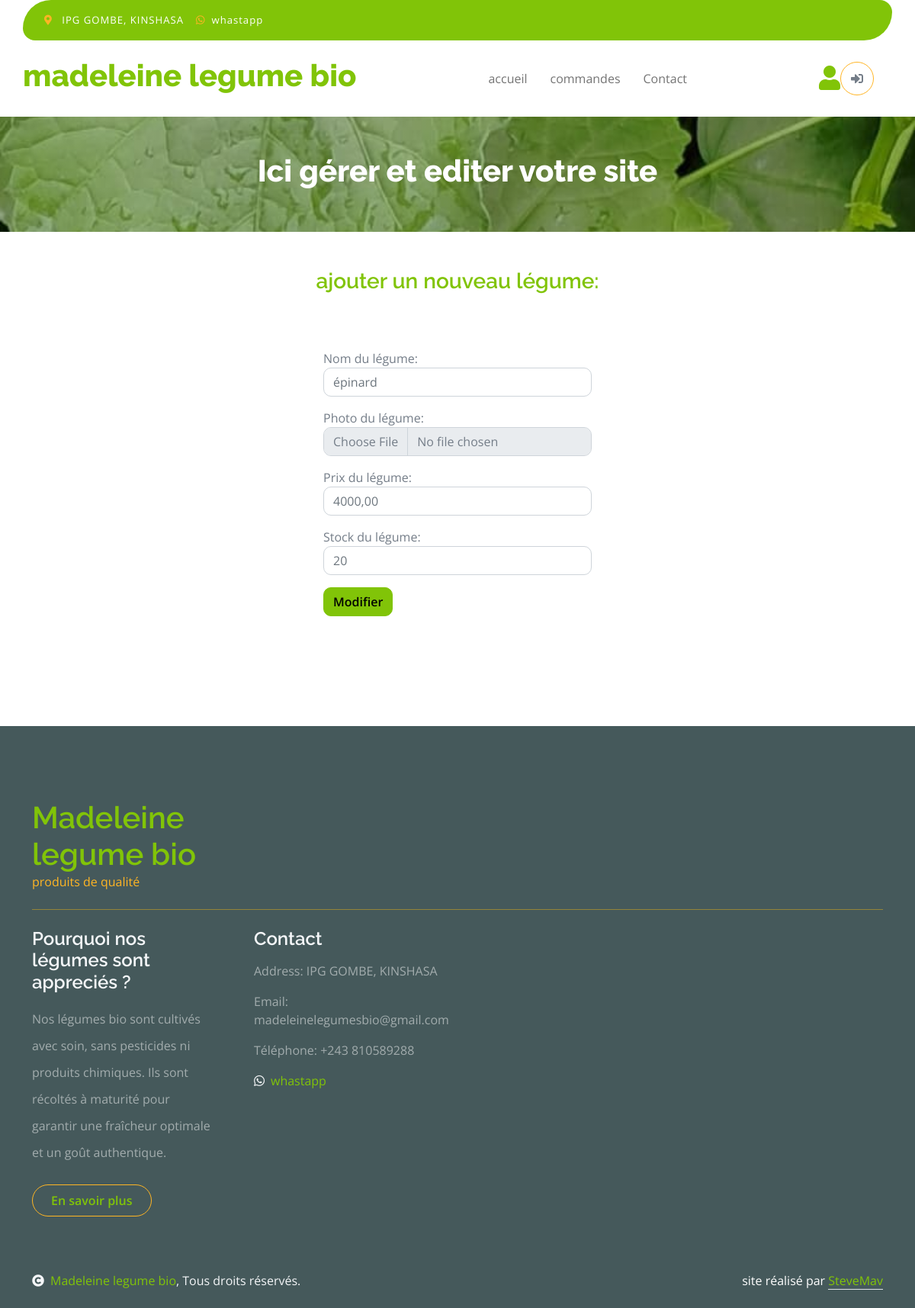
/accounts/editvegetable/1/, run on an earlier commit of the app's database.
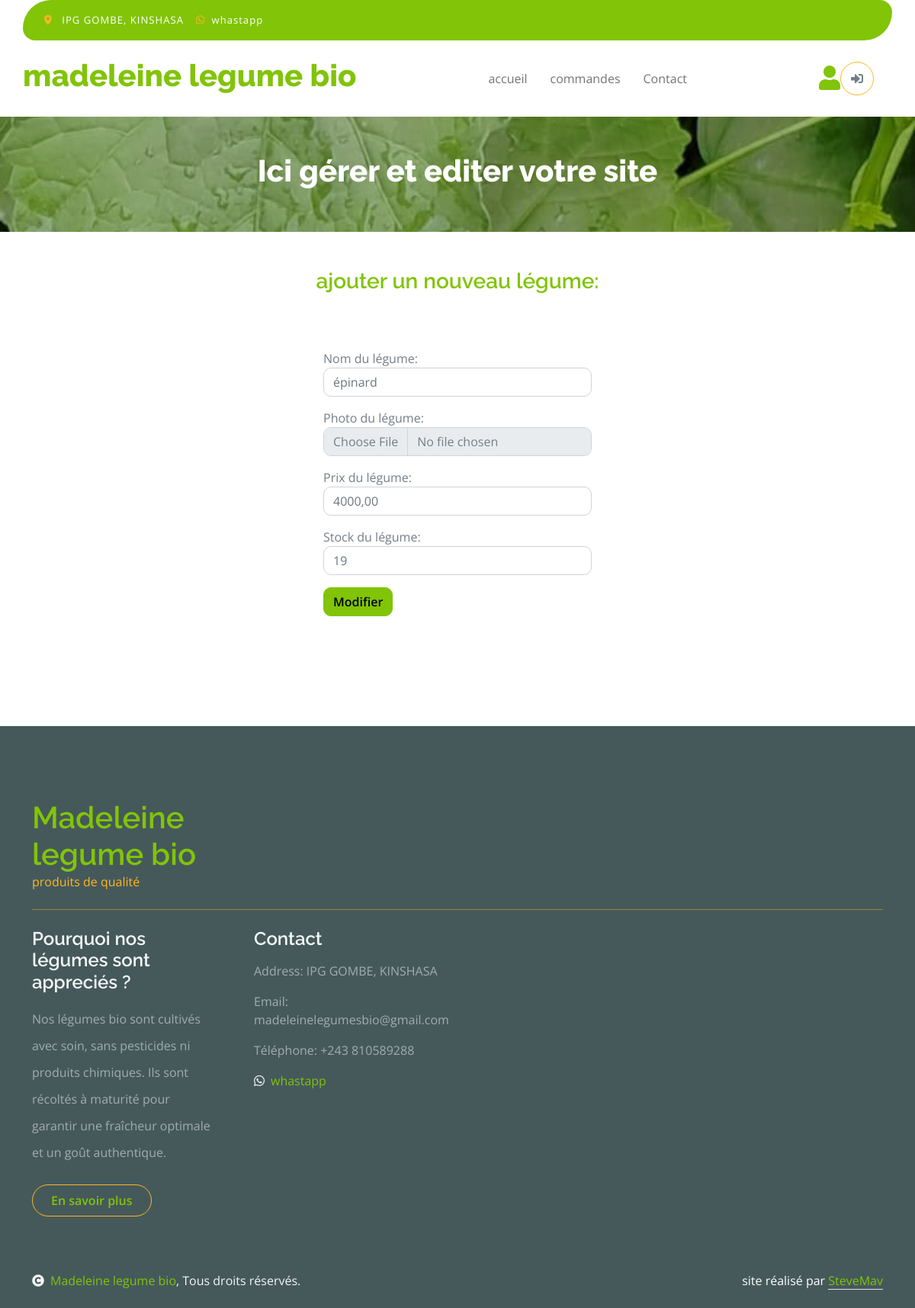
And on a later commit of the database.
### vegetable_shop/models.py (models this page shows, shortened)
class Vegetable(models.Model):
       name = models.CharField(max_length=100)
       description = models.TextField()
       picture = models.ImageField(upload_to='pictures', blank=True)
       price = models.DecimalField(max_digits=10, decimal_places=2)
       stock = models.IntegerField()
       date_add = models.DateTimeField(auto_now_add=True)

### accounts/views.py (the view, shortened to what this page needs)
# urls.py: path('editvegetable/<int:vegetable_id>/', views.edit_vegetable, name='edit_vegetable'),
def edit_vegetable(request, vegetable_id):
    vegetable = get_object_or_404(Vegetable, id=vegetable_id)
    total_commands = Command.objects.filter(statut='En cours').count()
    return render(request, 'accounts/edit_vegetable.html', {'vegetable': vegetable, 'total_commands': total_commands})

### accounts/templates/accounts/edit_vegetable.html (shortened to what the changed rows need)
{% load static %}
<!DOCTYPE html>
<html lang="en">
    <head>
        <link rel="stylesheet" href="https://use.fontawesome.com/releases/v5.15.4/css/all.css"/>
        <link href="https://cdn.jsdelivr.net/npm/bootstrap-icons@1.4.1/font/bootstrap-icons.css" rel="stylesheet">
        <link href="https://cdnjs.cloudflare.com/ajax/libs/animate.css/4.1.1/animate.min.css" rel="stylesheet">
        <link href="https://unpkg.com/aos@2.3.1/dist/aos.css" rel="stylesheet">
        <link href="{% static 'css/bootstrap.min.css' %}" rel="stylesheet">
        <link href="{% static 'css/style.css' %}" rel="stylesheet">
    </head>
    <body>
        <div class="container-fluid fixed-top">
            <div class="container px-0">
                <nav class="navbar navbar-light bg-white navbar-expand-xl">
 <a href="/" class="navbar-brand"><h1 class="text-primary display-6 animate__animated animate__fadeInLeft">madeleine legume bio</h1></a>
                </nav>
            </div>
        </div>
                <div class="container-fluid page-header py-5">
                    <h1 class="text-center text-white display-6">Ici gérer et editer votre site</h1>
                </div>
                <div class="container-fluid py-5" id="form-commands">
                    <div class="container py-5">
                        <form method="post" enctype="multipart/form-data">
                            <div class="form-group mt-3">
                                <label for="name">Nom du légume:</label>
                                <input type="text" class="form-control" id="name" name="name" placeholder="{{vegetable.name}}">
                            </div>
                            <div class="form-group mt-3">
                                <label for="price">Prix du légume:</label>
                                <input type="number" class="form-control" id="price" name="price" placeholder="{{vegetable.price}}">
                            </div>
                            <div class="form-group mt-3">
                                <label for="stock">Stock du légume:</label>
                                <input type="number" class="form-control" id="stock" name="stock" placeholder="{{vegetable.stock}}">
                            </div>
                        </form>
                    </div>
                </div>
        <div class="container-fluid bg-dark text-white-50 footer pt-5 mt-5">
            <div class="container py-5">
                <div class="pb-4 mb-4" style="border-bottom: 1px solid rgba(226, 175, 24, 0.5) ;">
                    <div class="row g-4">
                        <div class="col-lg-3">
                            <a href="#">
                                <h1 class="text-primary mb-0">Madeleine legume bio</h1>
                            </a>
                        </div>
                    </div>
                </div>
            </div>
        </div>
</body>
</html>

What changed in the data, as far as the page shows it:
changed Vegetable "épinard": stock "20" → "19"
